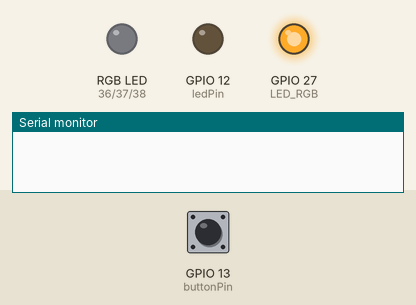
Recording of a sketch running on a simulated ESP32. On the bench: an RGB LED mixed from three pins (HIGH = lit), output pins drawn as LEDs (lit = HIGH), the last lines printed to the serial monitor. Dashed ring = blinking. The inputs (shaded band) are chosen by the test bench; at power-on: GPIO 13 (buttonPin) LOW. Random numbers use the default seed unless the sketch sets one.

Above: at 0.87 s.
1.3 s: GPIO 13 (buttonPin) pulled HIGH for 0.55 s
At 2.28 s:
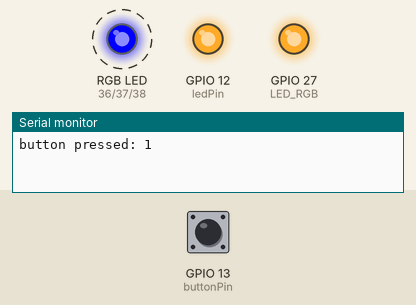
4.3 s: GPIO 13 (buttonPin) pulled HIGH for 1 s
At 5.39 s:
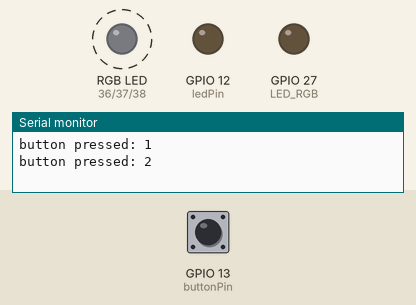
7.4 s: GPIO 13 (buttonPin) pulled HIGH for 3.2 s
At 7.72 s:
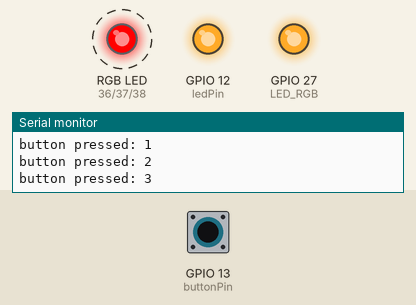
Timing chart, 0 to 18.1 s (numbered marks = the images above; inputs shaded):
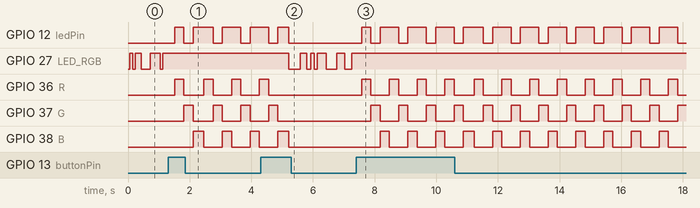

The sketch:

tiltSensor.ino
```cpp
// Complete Instructions: https://RandomNerdTutorials.com/esp32-digital-inputs-outputs-arduino/

#define R A0
#define G A1
#define B A2
// set pin numbers
const int buttonPin = 13;  // the number of the pushbutton pin
const int ledPin =  12;    // the number of the LED pin
#define LED_RGB 27

// variable for storing the pushbutton status
int buttonState = 0;    // current state of the button
int buttonPushCounter = 0;   // counter for the number of button presses
int lastButtonState = 0;     // previous state of the button

int light_case = 0;

int brightness = 0;    // how bright the LED is
int fadeAmount = 5;    // how many points to fade the LED by
void setup() {
  Serial.begin(115200);
  // initialize the pushbutton pin as an input
  pinMode(buttonPin, INPUT);
  // initialize the LED pin as an output
  pinMode(ledPin, OUTPUT);

  pinMode(R,OUTPUT);
  pinMode(G,OUTPUT);
  pinMode(B,OUTPUT);

  pinMode(LED_RGB, OUTPUT);
}

void loop() {
  digitalWrite(LED_RGB, HIGH);
  // read the state of the pushbutton value
  buttonState = digitalRead(buttonPin);
  if (buttonState != lastButtonState) {
    // if the state has changed, increment the counter
    if(buttonState == HIGH){
        buttonPushCounter++;
        Serial.print("button pressed: ");
        Serial.println(buttonPushCounter);
      }
    // if the current state is HIGH then the button went from off to on:
    // Serial.println(buttonPushCounter);
    // Delay a little bit to avoid bouncing
    delay(50);
  }
  //  Serial.println(buttonState);
  // check if the pushbutton is pressed.
  // if it is, the buttonState is HIGH
  if ((buttonPushCounter -1)%2 == 0) {
    // turn LED on
    digitalWrite(LED_RGB, HIGH);
    digitalWrite(ledPin, HIGH);
    analogWrite(R, 255);
    analogWrite(G, 0);
    analogWrite(B, 0);
    delay(300);
    digitalWrite(ledPin, LOW);
    analogWrite(R, 0);
    analogWrite(G, 255);
    analogWrite(B, 0);
    delay(300);
    digitalWrite(ledPin, HIGH);
    analogWrite(R, 0);
    analogWrite(G, 0);
    analogWrite(B, 255);
    delay(300);
  } else {
    // turn LED off

    analogWrite(R, 0);
    analogWrite(G, 0);
    analogWrite(B, 0);
    digitalWrite(ledPin, LOW);
    digitalWrite(LED_RGB, LOW);
    delay(random(50, 400));
    digitalWrite(LED_RGB, HIGH);
    delay(random(50, 350));
  }
  lastButtonState = buttonState;
  //  delay(30);
}
```

Measured:
- after the input at 1.3 s, GPIO 12 (ledPin): LOW → HIGH after 0.21 s, then repeats every 0.95 s: LOW 0.30 s, HIGH 0.65 s; GPIO 36 (R): alternates HIGH for 0.30 s and LOW for 0.60 s, starting after 0.21 s
- after the input at 4.3 s, GPIO 27 (LED_RGB): HIGH → LOW after 0.91 s, → HIGH 0.37 s later, → LOW 0.21 s later, → HIGH 0.14 s later, … (10 changes in this stretch)
- after the input at 7.4 s, GPIO 12 (ledPin): LOW → HIGH after 0.18 s, then repeats every 0.90 s: LOW 0.30 s, HIGH 0.60 s; GPIO 36 (R): alternates HIGH for 0.30 s and LOW for 0.60 s, starting after 0.18 s
